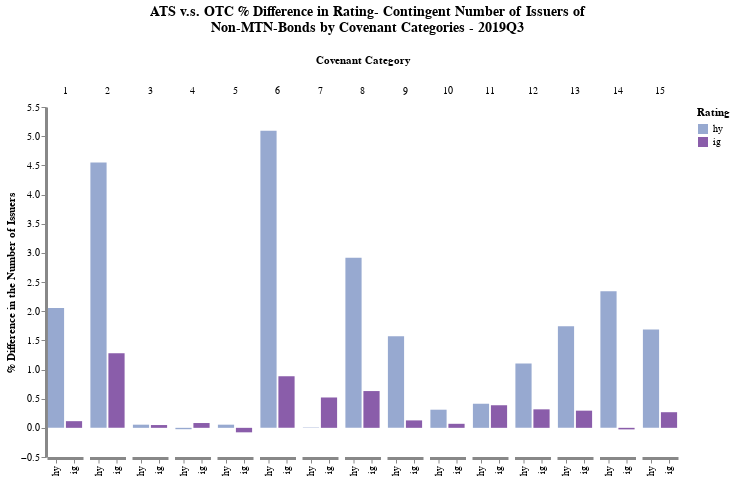

Notebook source saved alongside this figure:
### Code cell
# Common Parameters {{{1
color_scale="viridis"
cal_formula=""
cal_var=""
col_var="cov_cat"
col_var_type="ordinal"
col_title="Covenant Category"
col_sort="ascending"
x_var="sbm:n"
x_var_type="nominal"
x_axis_title=" "
width_step=18
legend_title="Secondary Market"
spacing=4.5
height=350
save_plt=true
plt_type = "cov_cat"
file_ext="png"
# }}}1

stats_var=:issuers
tt = PlotMod.prepare_cat_plot(scc; stat=stats_var)
rt_tt = PlotMod.get_ats_otc_diffs_by_rt(scc, stats_var)
tt = deepcopy(rt_tt[rt_tt[:, :sbm] .== :otc, :])

color_scale="bluepurple"

cal_formula = ""
cal_legend="Secondary Bond Market"
cal_var=:sbm
x_var="rt:n"
x_var_type="nominal"
legend_title="Rating"
#height=250

y_var="perc_diff"
y_axis_title="% Difference in the Number of Issuers"
title=["ATS v.s. OTC % Difference in Rating- Contingent Number of Issuers of" ,
       "Non-MTN-Bonds by Covenant Categories"]
if :period in Symbol.(names(tt))
    title[end] = string(title[end], " - ", tt[1, :period])
end

include(string(scripts_path, "/", "single_vega_plt_script.jl"))

### Figure 1 — Vega-Lite specification as saved in the notebook (floating-point values rounded to 4 significant figures)
{"config": {"axis": {"domainWidth": 3}, "opacity": {"value": 0.7}, "view": {"stroke": "transparent"}}, "data": {"values": [{"cov_cat": 1, "cvt": "any", "perc_diff": 0.1143, "perc_sbm_rt_total": 3.539, "perc_total": 3.539, "period": "2019Q3", "rt": "ig", "sbm": "otc", "value": 43, "value_diff": 0, "variable": "cg1_issuers"}, {"cov_cat": 2, "cvt": "any", "perc_diff": 1.277, "perc_sbm_rt_total": 81.65, "perc_total": 81.65, "period": "2019Q3", "rt": "ig", "sbm": "otc", "value": 992, "value_diff": -16, "variable": "cg2_issuers"}, {"cov_cat": 3, "cvt": "any", "perc_diff": 0.04783, "perc_sbm_rt_total": 1.481, "perc_total": 1.481, "period": "2019Q3", "rt": "ig", "sbm": "otc", "value": 18, "value_diff": 0, "variable": "cg3_issuers"}, {"cov_cat": 4, "cvt": "any", "perc_diff": 0.08237, "perc_sbm_rt_total": 2.551, "perc_total": 2.551, "period": "2019Q3", "rt": "ig", "sbm": "otc", "value": 31, "value_diff": 0, "variable": "cg4_issuers"}, {"cov_cat": 5, "cvt": "any", "perc_diff": -0.07699, "perc_sbm_rt_total": 0.2469, "perc_total": 0.2469, "period": "2019Q3", "rt": "ig", "sbm": "otc", "value": 3, "value_diff": -1, "variable": "cg5_issuers"}, {"cov_cat": 6, "cvt": "any", "perc_diff": 0.8833, "perc_sbm_rt_total": 66.83, "perc_total": 66.83, "period": "2019Q3", "rt": "ig", "sbm": "otc", "value": 812, "value_diff": -15, "variable": "cg6_issuers"}, {"cov_cat": 7, "cvt": "any", "perc_diff": 0.5203, "perc_sbm_rt_total": 95.06, "perc_total": 95.06, "period": "2019Q3", "rt": "ig", "sbm": "otc", "value": 1155, "value_diff": -30, "variable": "cg7_issuers"}, {"cov_cat": 8, "cvt": "any", "perc_diff": 0.6304, "perc_sbm_rt_total": 43.21, "perc_total": 43.21, "period": "2019Q3", "rt": "ig", "sbm": "otc", "value": 525, "value_diff": -9, "variable": "cg8_issuers"}, {"cov_cat": 9, "cvt": "any", "perc_diff": 0.1275, "perc_sbm_rt_total": 3.951, "perc_total": 3.951, "period": "2019Q3", "rt": "ig", "sbm": "otc", "value": 48, "value_diff": 0, "variable": "cg9_issuers"}, {"cov_cat": 10, "cvt": "any", "perc_diff": 0.06909, "perc_sbm_rt_total": 2.14, "perc_total": 2.14, "period": "2019Q3", "rt": "ig", "sbm": "otc", "value": 26, "value_diff": 0, "variable": "cg10_issuers"}, {"cov_cat": 11, "cvt": "any", "perc_diff": 0.3872, "perc_sbm_rt_total": 83.05, "perc_total": 83.05, "period": "2019Q3", "rt": "ig", "sbm": "otc", "value": 1009, "value_diff": -27, "variable": "cg11_issuers"}, {"cov_cat": 12, "cvt": "any", "perc_diff": 0.317, "perc_sbm_rt_total": 38.77, "perc_total": 38.77, "period": "2019Q3", "rt": "ig", "sbm": "otc", "value": 471, "value_diff": -11, "variable": "cg12_issuers"}, {"cov_cat": 13, "cvt": "any", "perc_diff": 0.2944, "perc_sbm_rt_total": 88.07, "perc_total": 88.07, "period": "2019Q3", "rt": "ig", "sbm": "otc", "value": 1070, "value_diff": -30, "variable": "cg13_issuers"}, {"cov_cat": 14, "cvt": "any", "perc_diff": -0.02643, "perc_sbm_rt_total": 4.444, "perc_total": 4.444, "period": "2019Q3", "rt": "ig", "sbm": "otc", "value": 54, "value_diff": -2, "variable": "cg14_issuers"}, {"cov_cat": 15, "cvt": "any", "perc_diff": 0.2678, "perc_sbm_rt_total": 87.24, "perc_total": 87.24, "period": "2019Q3", "rt": "ig", "sbm": "otc", "value": 1060, "value_diff": -30, "variable": "cg15_issuers"}, {"cov_cat": 1, "cvt": "any", "perc_diff": 2.052, "perc_sbm_rt_total": 25.97, "perc_total": 25.97, "period": "2019Q3", "rt": "hy", "sbm": "otc", "value": 220, "value_diff": -7, "variable": "cg1_issuers"}, {"cov_cat": 2, "cvt": "any", "perc_diff": 4.547, "perc_sbm_rt_total": 71.9, "perc_total": 71.9, "period": "2019Q3", "rt": "hy", "sbm": "otc", "value": 609, "value_diff": -28, "variable": "cg2_issuers"}, {"cov_cat": 3, "cvt": "any", "perc_diff": 0.05406, "perc_sbm_rt_total": 0.4723, "perc_total": 0.4723, "period": "2019Q3", "rt": "hy", "sbm": "otc", "value": 4, "value_diff": 0, "variable": "cg3_issuers"}, {"cov_cat": 4, "cvt": "any", "perc_diff": -0.02346, "perc_sbm_rt_total": 0.9445, "perc_total": 0.9445, "period": "2019Q3", "rt": "hy", "sbm": "otc", "value": 8, "value_diff": -1, "variable": "cg4_issuers"}, {"cov_cat": 5, "cvt": "any", "perc_diff": 0.05406, "perc_sbm_rt_total": 0.4723, "perc_total": 0.4723, "period": "2019Q3", "rt": "hy", "sbm": "otc", "value": 4, "value_diff": 0, "variable": "cg5_issuers"}, {"cov_cat": 6, "cvt": "any", "perc_diff": 5.095, "perc_sbm_rt_total": 61.75, "perc_total": 61.75, "period": "2019Q3", "rt": "hy", "sbm": "otc", "value": 523, "value_diff": -15, "variable": "cg6_issuers"}, {"cov_cat": 7, "cvt": "any", "perc_diff": 0.006369, "perc_sbm_rt_total": 97.76, "perc_total": 97.76, "period": "2019Q3", "rt": "hy", "sbm": "otc", "value": 828, "value_diff": -85, "variable": "cg7_issuers"}, {"cov_cat": 8, "cvt": "any", "perc_diff": 2.914, "perc_sbm_rt_total": 32.35, "perc_total": 32.35, "period": "2019Q3", "rt": "hy", "sbm": "otc", "value": 274, "value_diff": -6, "variable": "cg8_issuers"}, {"cov_cat": 9, "cvt": "any", "perc_diff": 1.569, "perc_sbm_rt_total": 18.3, "perc_total": 18.3, "period": "2019Q3", "rt": "hy", "sbm": "otc", "value": 155, "value_diff": -4, "variable": "cg9_issuers"}, {"cov_cat": 10, "cvt": "any", "perc_diff": 0.3108, "perc_sbm_rt_total": 2.715, "perc_total": 2.715, "period": "2019Q3", "rt": "hy", "sbm": "otc", "value": 23, "value_diff": 0, "variable": "cg10_issuers"}, {"cov_cat": 11, "cvt": "any", "perc_diff": 0.4131, "perc_sbm_rt_total": 88.67, "perc_total": 88.67, "period": "2019Q3", "rt": "hy", "sbm": "otc", "value": 751, "value_diff": -74, "variable": "cg11_issuers"}, {"cov_cat": 12, "cvt": "any", "perc_diff": 1.105, "perc_sbm_rt_total": 69.42, "perc_total": 69.42, "period": "2019Q3", "rt": "hy", "sbm": "otc", "value": 588, "value_diff": -52, "variable": "cg12_issuers"}, {"cov_cat": 13, "cvt": "any", "perc_diff": 1.742, "perc_sbm_rt_total": 84.18, "perc_total": 84.18, "period": "2019Q3", "rt": "hy", "sbm": "otc", "value": 713, "value_diff": -60, "variable": "cg13_issuers"}, {"cov_cat": 14, "cvt": "any", "perc_diff": 2.34, "perc_sbm_rt_total": 29.63, "perc_total": 29.63, "period": "2019Q3", "rt": "hy", "sbm": "otc", "value": 251, "value_diff": -8, "variable": "cg14_issuers"}, {"cov_cat": 15, "cvt": "any", "perc_diff": 1.688, "perc_sbm_rt_total": 83.71, "perc_total": 83.71, "period": "2019Q3", "rt": "hy", "sbm": "otc", "value": 709, "value_diff": -60, "variable": "cg15_issuers"}]}, "encoding": {"color": {"field": "rt", "legend": {"title": "Rating"}, "scale": {"scheme": "bluepurple"}, "type": "nominal"}, "column": {"field": "cov_cat", "sort": "ascending", "title": "Covenant Category", "type": "ordinal"}, "x": {"axis": {"title": " "}, "field": "rt", "type": "nominal"}, "y": {"axis": {"grid": false, "stack": null, "title": "% Difference in the Number of Issuers"}, "field": "perc_diff", "type": "quantitative"}}, "height": 350, "mark": "bar", "spacing": 4.5, "title": {"align": "center", "anchor": "middle", "fontSize": 14, "offset": 20, "text": ["ATS v.s. OTC % Difference in Rating- Contingent Number of Issuers of", "Non-MTN-Bonds by Covenant Categories - 2019Q3"]}, "width": {"step": 18}}
